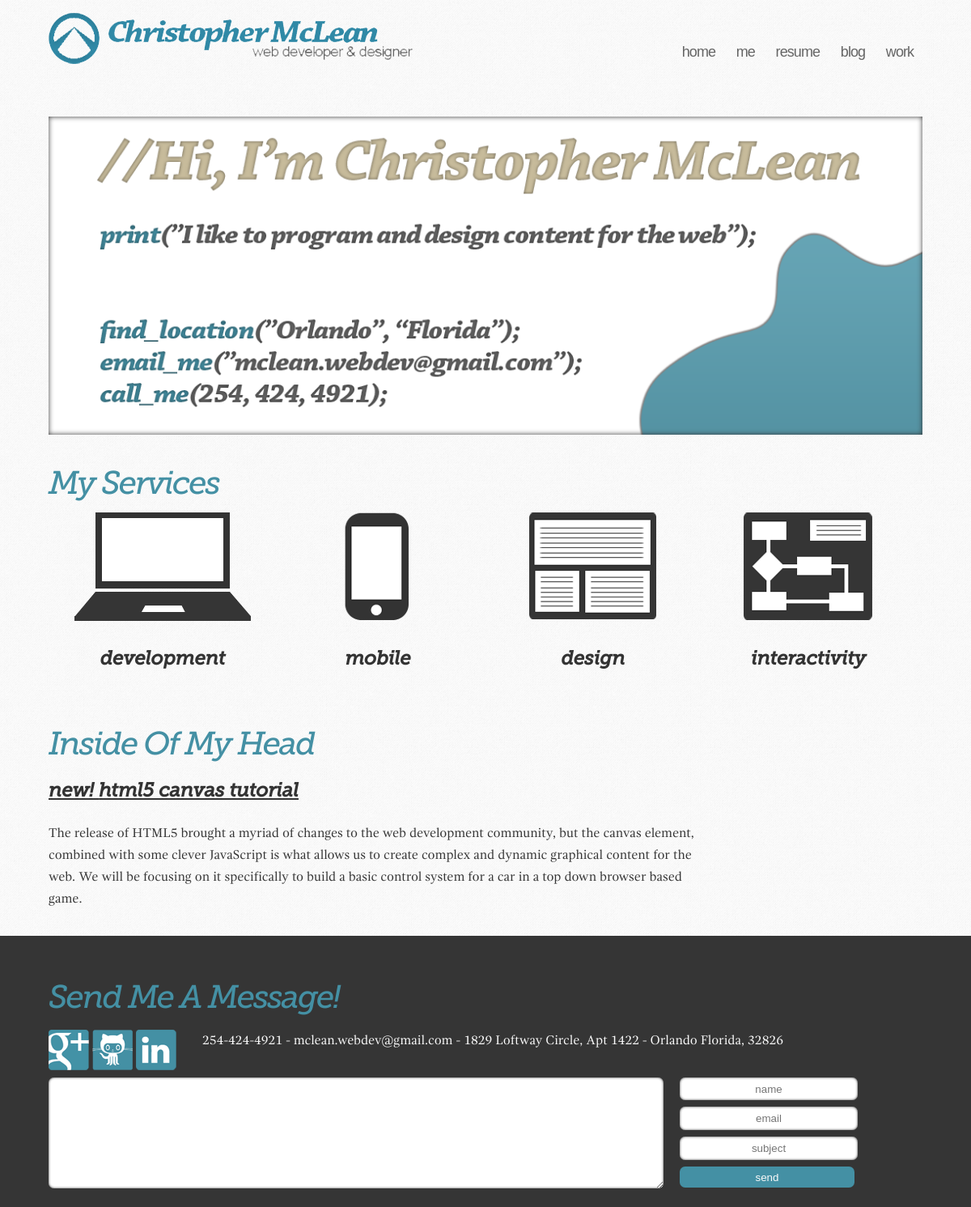
The page / on the database its author committed.
### tables this page shows
CREATE TABLE IF NOT EXISTS `blog` (
  `id` int(11) NOT NULL AUTO_INCREMENT,
  `title` varchar(120) NOT NULL,
  `datecreated` date NOT NULL,
  `path` text NOT NULL,
  `category` varchar(30) NOT NULL,
  `description` text NOT NULL,
  PRIMARY KEY (`id`)
);

### includes/database.php (called while the page is built, shortened)
<?php
	class Database
	{
		public static $host;
		public static $database;
		public static $username;
		public static $password;
		public static $DBH;
		public static function makeConnection()
		{
			$dbc = DBConfig::get_connection_settings();
			self::$host = $dbc['host'];
			self::$database = $dbc['database'];
			self::$username = $dbc['username'];
			self::$password = $dbc['password'];
			try
			{
				self::$DBH = new PDO("mysql:host=".self::$host.";dbname=".self::$database, self::$username, self::$password);
			}
			catch(PDOException $e)
			{
				echo $e -> getMessage();
			}
		}
		public static function select($table, $fields, $data=null, $selector=null)
		{
			$fieldstring = implode(", ", $fields);
			if($selector == null || $data == null)
			{
				$STH = self::$DBH-> query("SELECT $fieldstring from $table");
			}
			else
			{
				$STH = self::$DBH-> prepare("SELECT $fieldstring from $table WHERE $selector=?");
				$STH->execute($data);
			}
			$STH -> setFetchMode(PDO::FETCH_OBJ);
			$response = array();
			$count = 0;
			while($row = $STH->fetch())
			{
				foreach ($fields as $key => $value)
				{
					$response[$count][$value] = $row->$value;
				}
				$count++;
			}
			return $response;
		}
	}

### index.php (the view, shortened to what this page needs)
<?php
	echo Layout::header("Home");
?>
<div class="bannercontainer">
	<img src="img/banner.png" class="full"/>
</div>
<h2>My Services</h3>
<div class="center_container">
	<ul class="left">
		<li>
			<a href="#" class="servicelink" id="developmentlink">
				<img src="img/laptop.png" class="serviceimg" alt="laptop icon"/>
				<h3>Development</h3>
			</a>
		</li>
		<li>
			<a href="#" class="servicelink" id="mobilelink">
				<img src="img/phone.png" class="serviceimg" alt="phone icon"/>
				<h3>Mobile</h3>
			</a>
		</li>
		<li>
			<a href="#" class="servicelink" id="designlink">
				<img src="img/design.png" class="serviceimg" alt="layout icon"/>
				<h3>Design</h3>
			</a>
		</li>
		<li>
			<a href="#" class="servicelink" id="interactivitylink">
				<img src="img/graph.png" class="serviceimg" alt="interactive graph example icon"/>
				<h3>Interactivity</h3>
			</a>
		</li>
	</ul>
</div>
<h2>Inside Of My Head</h2>
<?php
	$posts = Database::select("blog", array("id","title", "datecreated", "path", "category", "description"));
	$posts = array_reverse($posts);
	$title 		 = $posts[0]['title'];
	$description = $posts[0]['description'];
	print("
		<h3 class='resume'><a href='post.php?post=$title' class='underline'>NEW! $title</a></h3>
		<p>$description</p>
	");
?>
<?php
	echo Layout::footer();
?>

### css/main.css (style rules this page uses)
body { width: 100%; color:#333; font-family: Gandhi; line-height: 1.6875em; font-size: 1em; background-image:url('../img/gray_jean.png'); word-wrap:break-word; }
.center_container { max-width:100%; text-align: center; }
.left li { display: inline-block; width: 25%; text-align: center; margin: -4px; margin-bottom: 2em; }
.left img { max-width: 100%; padding: 0 }
.full { width:100%; }
.bannercontainer { margin-top: 3em; position:relative; z-index: -1; }
.bannercontainer img { display: block; }
.bannercontainer::before { display: block; content: ''; position: absolute; width: 100%; height: 100%; box-shadow: inset 0em 0em 0.4em #333; }
h2 { font-family: Museo; font-size:2.5em; line-height: 1em; color: #4490A4; letter-spacing: -0.05em; margin-bottom: 0.5em; margin-top: 1em; }
h3 { margin-top:1em; font-family: Museo; font-weight: bold; font-size: 1.5em; color: #333333; text-transform: lowercase; }
a { text-decoration: none; color: #333; }
a.underline { text-decoration: underline; }
ul li { max-width: 50em; }
a { max-width: 50em; }
ul li { margin-bottom: 0.5em; }
p { margin-top: 1.625em; margin-bottom: 1.625em; max-width:50em; }

### rows shown on the page
blog: title "html5 canvas tutorial", description "The release of HTML5 brought a myriad of changes to the web development community, but the canvas element, combined with some clever JavaScript is what allows us to create complex and dynamic graphical content for the web. We will be focusing on it specifically to build a basic control system for a car in a top down browser based game."
